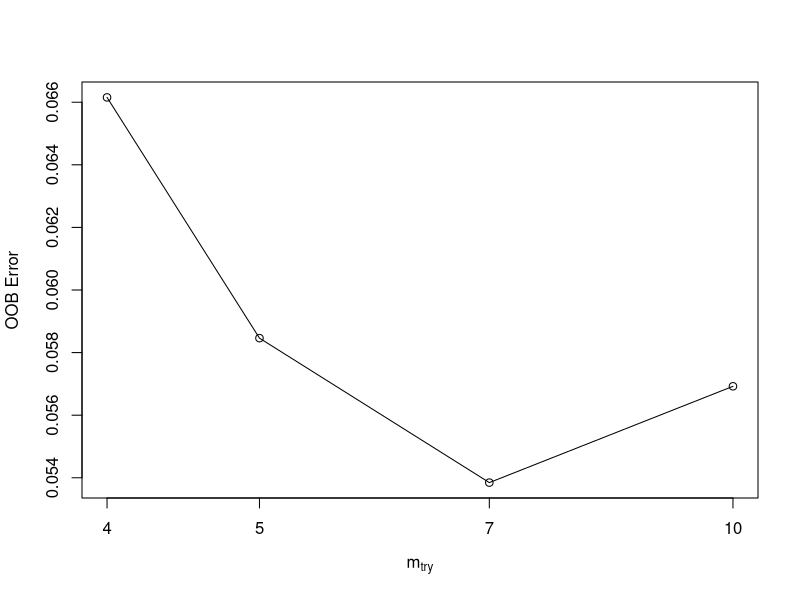
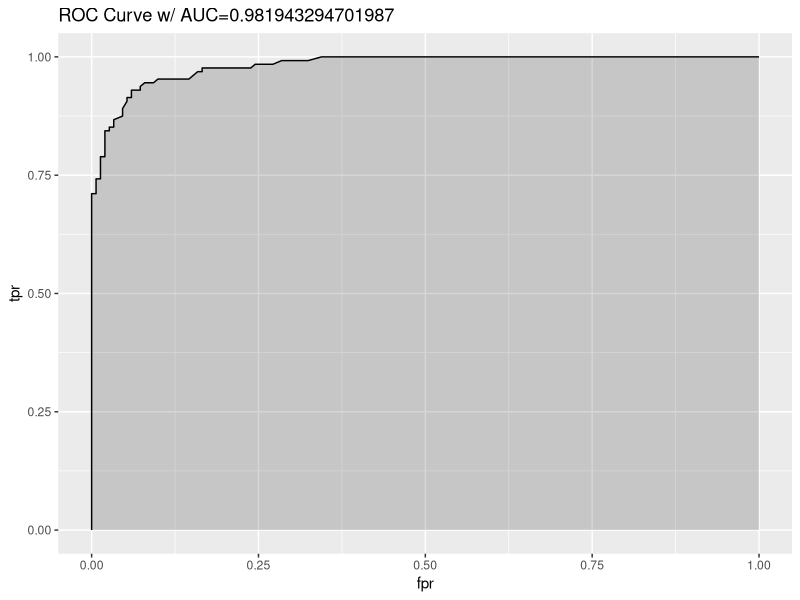
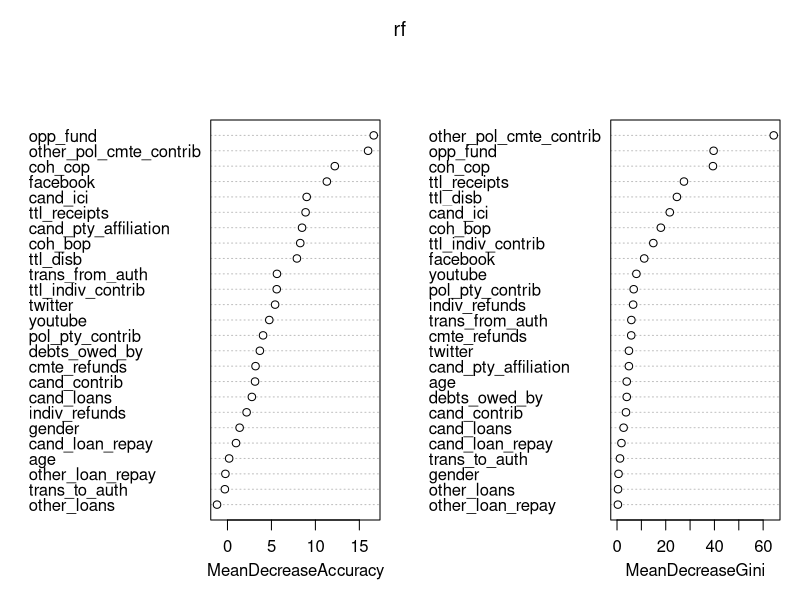

Recreate these plots in R, in order. (Note: this script raises an error after producing the figures.)
#Data Preperation

getwd()
setwd("C:/Users/ASUS/Desktop/ABA Assignment 1")

#Import Data

data <- read.csv("election_campaign_data.csv", sep=",", header=T, strip.white = T, na.strings = c("NA","NaN","","?"))

#Explore Data

nrow(data)
summary(data)

#Drop unnecessary  variables

data<- data[,c(5,7,10:33)]

#Note: Since categorical variables enter into statistical models differently than continuous variables, 
#storing data as factors insures that the modeling functions will treat such data correctly.

data$twitter <- as.factor(data$twitter)
data$facebook <- as.factor(data$facebook)
data$youtube <- as.factor(data$youtube)
data$cand_ici <- as.factor(data$cand_ici)
data$gen_election <- as.factor(data$gen_election)
summary(data)

#Remove all observations with missing values

data <- data[complete.cases(data), ]
summary(data)

#Randomly assign 70% of the observations to train_data and the remaining observations to test_data 

set.seed(32) 
n = nrow(data) # n will be ther number of obs. in data
trainIndex = sample(1:n, 
                    size = round(0.7*n), 
                    replace=FALSE) # We create an index for 70% of obs. by random
train_data = data[trainIndex,] # We use the index to create training data
test_data = data[-trainIndex,] # We take the remaining 30% as the testing data
summary(train_data)

# Install packages required for Random Forest:

install.packages("randomForest")

#Load Packages required for Random Forest

library(randomForest)

#Build Classifier for Random Forest

rf <-randomForest(gen_election~., data=train_data, ntree=10, na.action=na.exclude, importance=T,
                  proximity=T) 
print(rf)

rf <-randomForest(gen_election~., data=train_data, ntree=20, na.action=na.exclude, importance=T,
                  proximity=T) 
print(rf)

rf <-randomForest(gen_election~., data=train_data, ntree=30, na.action=na.exclude, importance=T,
                  proximity=T) 
print(rf)

#Increase the number of trees in 10 increments 

for(i in seq(from=40, to = 300, by =10)){
rf <-randomForest(gen_election~., data=train_data, ntree=i, na.action=na.exclude, importance=T,
                  proximity=T) 
print(rf)}

#tune RF to find out best mtry

mtry <- tuneRF(train_data[-26], train_data$gen_election, ntreeTry=200,  stepFactor=1.5, 
               improve=0.01, trace=TRUE, plot=TRUE, , na.action=na.exclude)

best.m <- mtry[mtry[, 2] == min(mtry[, 2]), 1]

print(best.m)

#Implementing best ntree and mtry values for best RF classifier


rf <-randomForest(gen_election~., data=train_data, mtry=4, importance=TRUE, ntree=200)
print(rf)

#install package caret

install.packages("caret")

#use caret package

library(caret)

#Create Confusion Matrix

predicted_values <- predict(rf, test_data,type= "prob") # Use the classifier to make the predictions. 
#With the package that we used, type "raw" will give us the probabilities 
head(predicted_values) # Let's look at the predictions (probabilities)

threshold <- 0.5 
pred <- factor( ifelse(predicted_values[,1] > threshold, "W", "L") ) # We ask R to use the threshold and convert the probabilities to class labels (zero and one)
head(pred) # Let's look at the predicted class labels

levels(test_data$gen_election)

#install.packages("e1071")

confusionMatrix(pred, test_data$gen_election, 
                positive = levels(test_data$gen_election)[2])

#Create ROC Curve and calculate AUC

install.packages("ROCR")

library(ROCR)
library(ggplot2)
predicted_values <- predict(rf, test_data,type= "prob")[,2] 
pred <- prediction(predicted_values, test_data$gen_election)
perf <- performance(pred, measure = "tpr", x.measure = "fpr")
auc <- performance(pred, measure = "auc")
auc <- auc@y.values[[1]]

roc.data <- data.frame(fpr=unlist(perf@x.values),
                       tpr=unlist(perf@y.values),
                       model="RF")
ggplot(roc.data, aes(x=fpr, ymin=0, ymax=tpr)) +
  geom_ribbon(alpha=0.2) +
  geom_line(aes(y=tpr)) +
  ggtitle(paste0("ROC Curve w/ AUC=", auc))

#Evaluate Variable Importance

importance(rf)

varImpPlot(rf)

# Install packages required for ANN:

install.packages("nnet")

# Load packages required for ANN:

library(nnet)

#Build ANN Classifier with 5 hidden nodes

ann <- nnet(gen_election ~ ., data=train_data, size=5, maxit=1000) 

summary(ann)

#Create Confusion Matrix

library(caret)

# Use the classifier to make the predictions. With the package that we used, type "raw" will give us the probabilities

predicted_values <- predict(ann, test_data,type= "raw")  
head(predicted_values)

# We ask R to use the threshold and convert the probabilities to class labels (W and L)

threshold <- 0.5 
pred <- factor( ifelse(predicted_values[,1] > threshold, "W", "L") ) 
head(pred)

confusionMatrix(pred, test_data$gen_election, 
                positive = levels(test_data$gen_election)[2])

#Create ROC Curve and calculate AUC

install.packages("ROCR")

library(ROCR)
library(ggplot2)
predicted_values <- predict(ann, test_data,type= "prob")[,2] 
pred <- prediction(predicted_values, test_data$gen_election)
perf <- performance(pred, measure = "tpr", x.measure = "fpr")
auc <- performance(pred, measure = "auc")
auc <- auc@y.values[[1]]

roc.data <- data.frame(fpr=unlist(perf@x.values),
                       tpr=unlist(perf@y.values),
                       model="RF")
ggplot(roc.data, aes(x=fpr, ymin=0, ymax=tpr)) +
  geom_ribbon(alpha=0.2) +
  geom_line(aes(y=tpr)) +
  ggtitle(paste0("ROC Curve w/ AUC=", auc))

#Build ANN Classifier with 24 hidden nodes

ann <- nnet(gen_election ~ ., data=train_data, size=24, maxit=1000) 

summary(ann)

#Create Confusion Matrix

library(caret)

# Use the classifier to make the predictions. With the package that we used, type "raw" will give us the probabilities 

predicted_values <- predict(ann, test_data,type= "raw")
head(predicted_values)

# We ask R to use the threshold and convert the probabilities to class labels (W and L)

threshold <- 0.5 
pred <- factor( ifelse(predicted_values[,1] > threshold, "W", "L") ) 
head(pred)

confusionMatrix(pred, test_data$gen_election, 
                positive = levels(test_data$gen_election)[2])

#Create ROC Curve and calculate AUC

install.packages("ROCR")

library(ROCR)
library(ggplot2)
predicted_values <- predict(ann, test_data,type= "prob")[,2] 
pred <- prediction(predicted_values, test_data$gen_election)
perf <- performance(pred, measure = "tpr", x.measure = "fpr")
auc <- performance(pred, measure = "auc")
auc <- auc@y.values[[1]]

roc.data <- data.frame(fpr=unlist(perf@x.values),
                       tpr=unlist(perf@y.values),
                       model="RF")
ggplot(roc.data, aes(x=fpr, ymin=0, ymax=tpr)) +
  geom_ribbon(alpha=0.2) +
  geom_line(aes(y=tpr)) +
  ggtitle(paste0("ROC Curve w/ AUC=", auc))

#Tables

ftable(xtabs(~twitter+gen_election, data=data))

ftable(xtabs(~facebook+gen_election, data=data))

ftable(xtabs(~youtube+gen_election, data=data))

ftable(xtabs(~opp_fund+gen_election, data=data))
